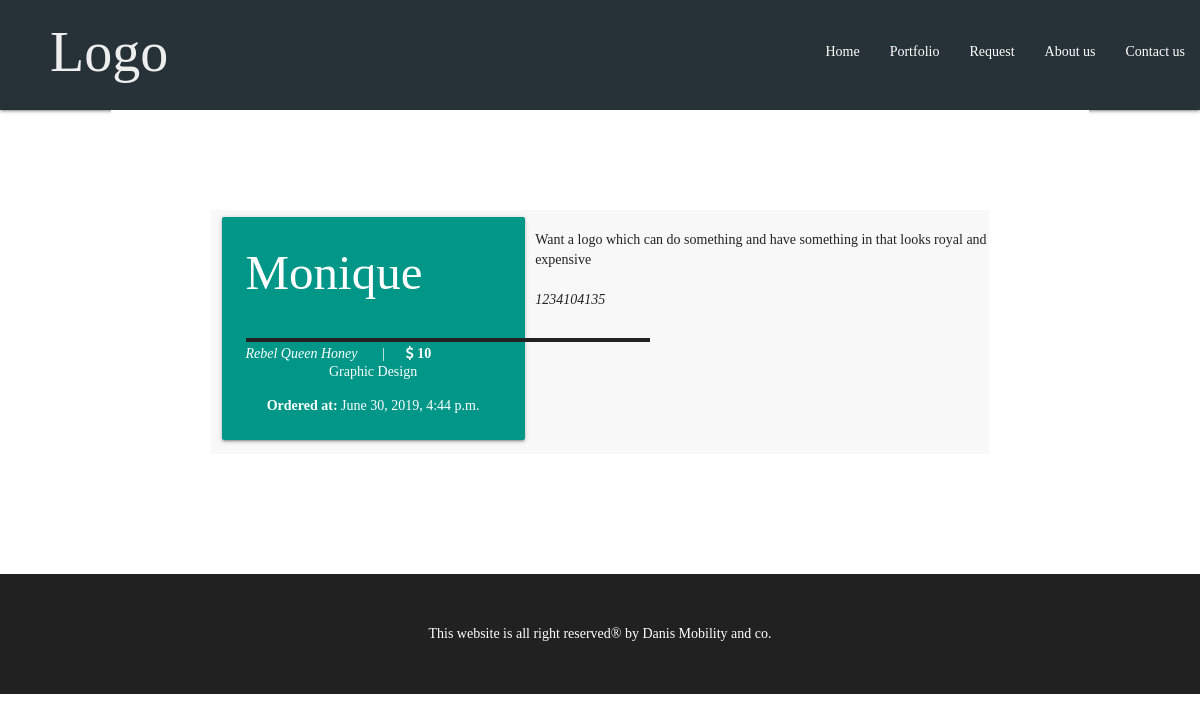
/detail/1, run on the app's committed database.
### contact/models.py (models this page shows, shortened)
class data(models.Model):
    name = models.CharField(max_length=64)
    company = models.CharField(max_length=100)
    field = models.CharField(max_length=64)
    budget = models.SmallIntegerField()
    phone = models.BigIntegerField()
    requirements = models.TextField()
    date = models.DateTimeField(auto_now_add=True)

### contact/views.py (the view)
# urls.py: path('detail/<int:pk>',detailView.as_view(),name="detail"),
class detailView(DetailView):
    model = data
    template_name = 'detail.html'
    fields = ('__all__')
    context_object_name = 'info'

### contact/templates/detail.html (shortened to what this page needs)
{% extends 'base.html' %}
{% block body%}
 <div class="row">
    <div class="col s12 m5">
      <div class="card-panel teal">
        <span class="white-text">
        <h1>{{info.name}}</h1>
        <p><i >{{info.company}}</i>&nbsp;&nbsp;&nbsp;&nbsp;&nbsp;&nbsp;&nbsp;|&nbsp;&nbsp;&nbsp;&nbsp;&nbsp; <i class="fa fa-usd" aria-hidden="true">&nbsp;</i><b><span>{{info.budget}}</span></b> </p>
        <hr>
        <p><center>{{info.field}}</p>
        <p><b>Ordered at:</b> {{info.date}}</center></p>
        </span>
      </div>
    </div>
      <br>{{info.requirements}}<br>
      <br><i>{{info.phone}}</i>
  </div>
{% endblock body %}

### contact/static/css/style.css (style rules this page uses)
* { padding:0px; margin:0px; font-family:montserrat; }
body { background: #fff; color:#fff ; }
.row { background: rgba(238, 238, 238, 0.39); }
hr { color:#fff; margin-top:-40px; width:400px; border:2px solid #222; margin-bottom: 20px; }
main h1 { font-size:3.5em; margin-bottom:40px; font-family: montserrat; font-weight: 400; }

### data on the page
data: name "Monique", company "Rebel Queen Honey", budget "10", field "Graphic Design", date "June 30, 2019, 4:44 p.m.", requirements "Want a logo which can do something and have something in that looks royal and expensive", phone "1234104135"
